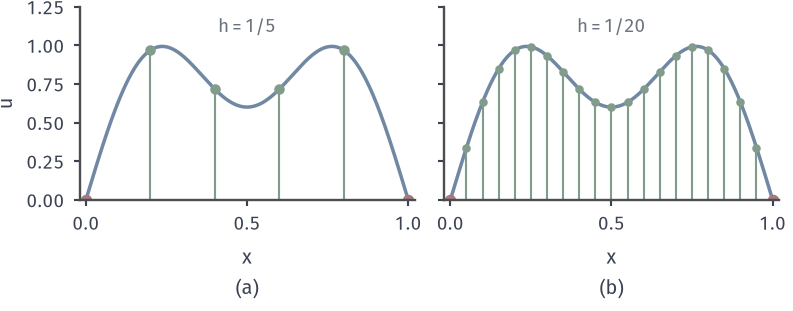

Write the Python code that produced this figure.
from pathlib import Path
import sys
ROOT = next(p for p in Path(__file__).resolve().parents if (p/'build.sh').is_file() and (p/'tex/book.tex').is_file())
sys.path.insert(0, str(ROOT/'figures/06-differential-equations/02-partial-differential-equations/matplotlib/pdeprob-common'))
from pdeprob_common import *
# Target: a rod temperature field and its samples on two grids.
fig, axs = figure(width_mm=112, height_mm=44, ncols=2, sharey=True)
u = lambda x: np.sin(np.pi*x)+.4*np.sin(3*np.pi*x)
X = np.linspace(0,1,400)
for ax,N,l in zip(axs,(5,20),'ab'):
    style(ax); ax.plot(X,u(X),color=BLUE,lw=1.4)
    xs = np.arange(1,N)/N
    ax.vlines(xs,0,u(xs),color=GREEN,lw=.85)
    ax.plot(xs,u(xs),'o',ms=3.2 if N==5 else 2.4,color=GREEN)
    ax.plot([0,1],[0,0],'o',ms=3.6,color=RED)
    ax.set_xlim(-.02,1.02); ax.set_ylim(0,1.25); ax.set_xticks([0,.5,1])
    sub(ax,l,'$x$')
axs[0].set_ylabel('$u$')
axs[0].text(.5,1.08,'$h=1/5$',ha='center',color=MUTED,fontsize=7.5)
axs[1].text(.5,1.08,'$h=1/20$',ha='center',color=MUTED,fontsize=7.5)
save(fig, Path(__file__).resolve().parent, 'figure', {'formula':'u=sin(pi x)+0.4 sin(3 pi x); samples at x_j=j h'})
